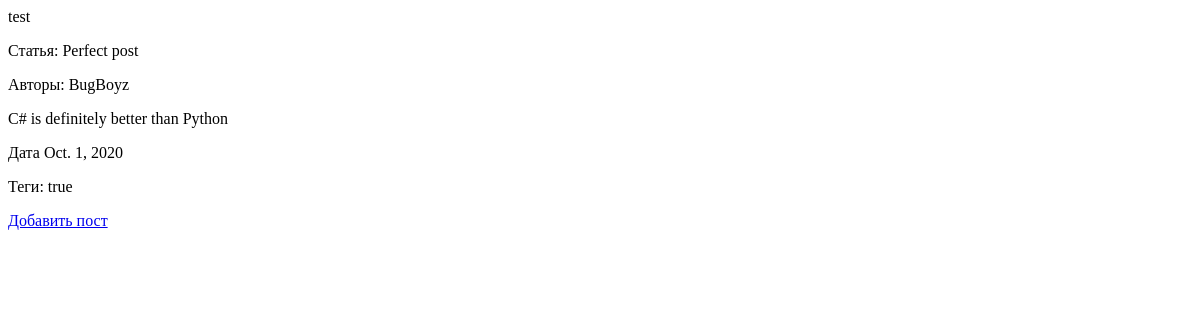
Before: / with the older database file.
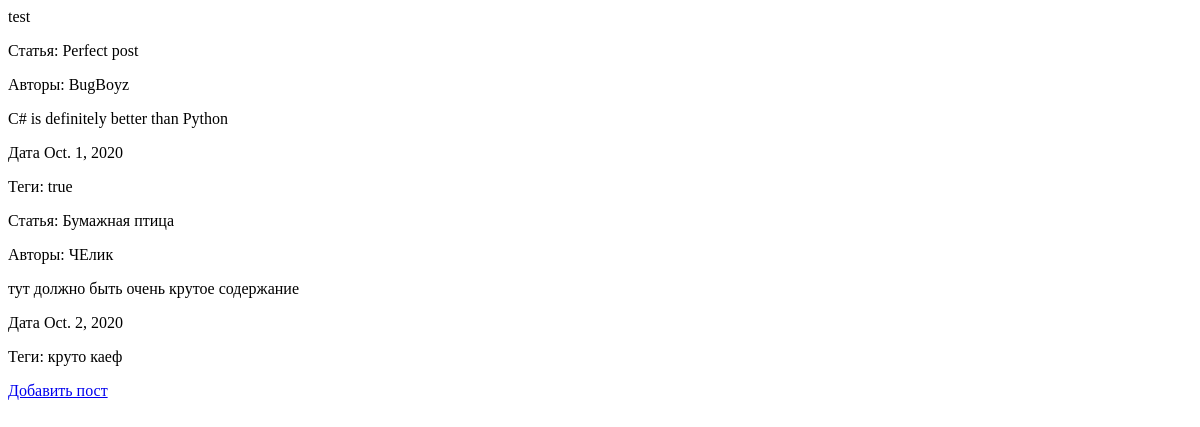
After: the same page with the newer database file.
### PostFeed/models.py (models this page shows)
class Post(models.Model):
    name = models.CharField(max_length=30)
    text = models.TextField()
    author = models.CharField(max_length=25)
    date = models.DateField()
    tags = models.CharField(max_length=30)

### PostFeed/views.py (the view)
# urls.py: path('', views.MainPage)
def MainPage(request):
    data = Post.objects.all()
    return render(request, "mainPage.html", {"context": data})

### PostFeed/templates/mainPage.html (shortened to what this page needs)
<!DOCTYPE html>
<html lang="en">
<head>
</head>
<body>
<!DOCTYPE html>
<html lang="en">
<head>
</head>
<body>
test
{% for post in context %}
    <p>Статья: {{post.name}}</p>
    <p>Авторы: {{post.author}}</p>
    <p>{{post.text}}</p>
    <p>Дата {{post.date}}</p>
    <p>Теги: {{post.tags}}</p>
{% endfor %}
<a href="addPost">Добавить пост</a>
</body>
</html>
</body>
</html>

Changed rows visible on the page:
added Post: name "Бумажная птица", author "ЧЕлик", text "тут должно быть очень крутое содержание", date "Oct. 2, 2020", tags "круто каеф"
